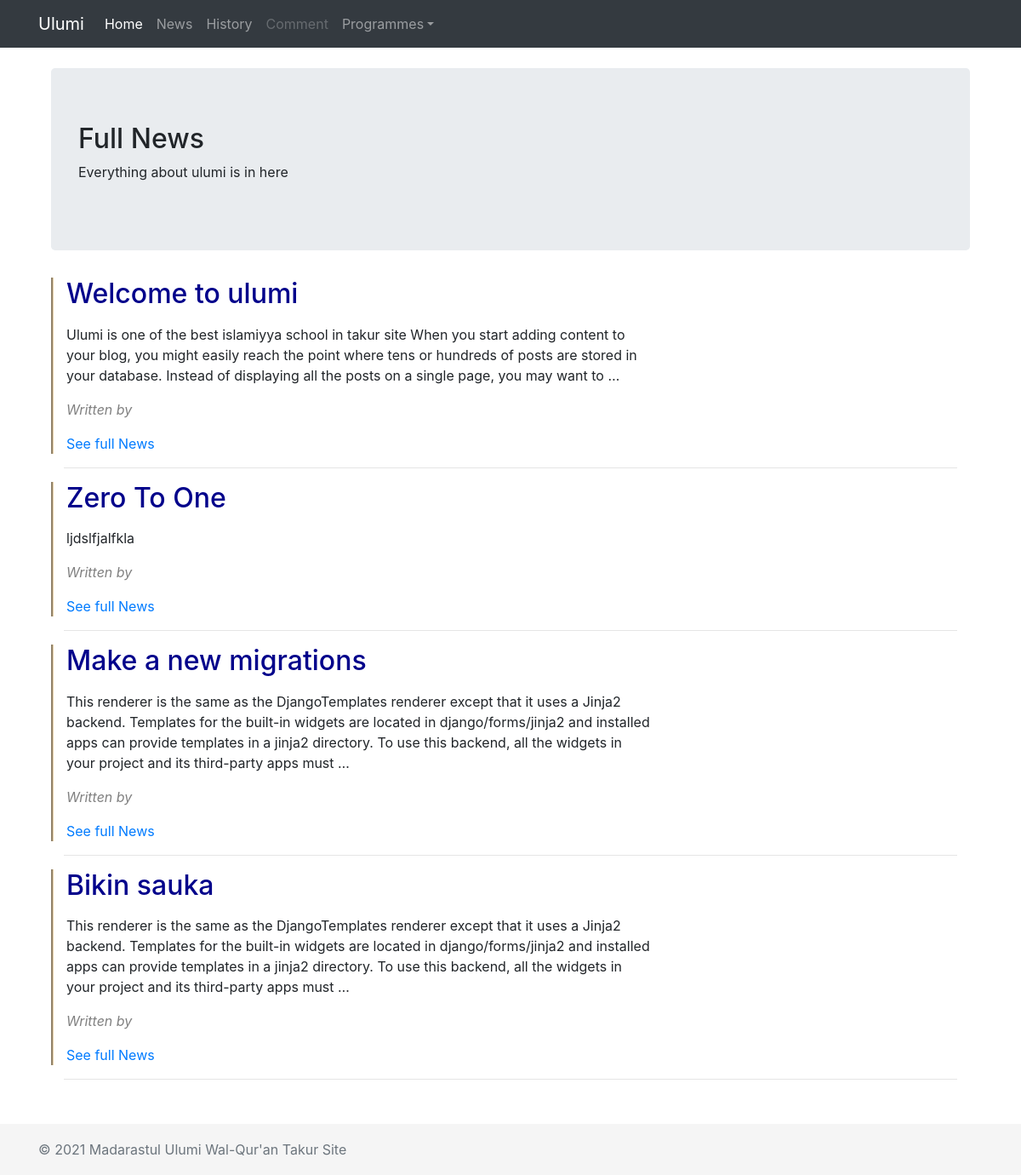
Before: /news_detail/ with the older database file.
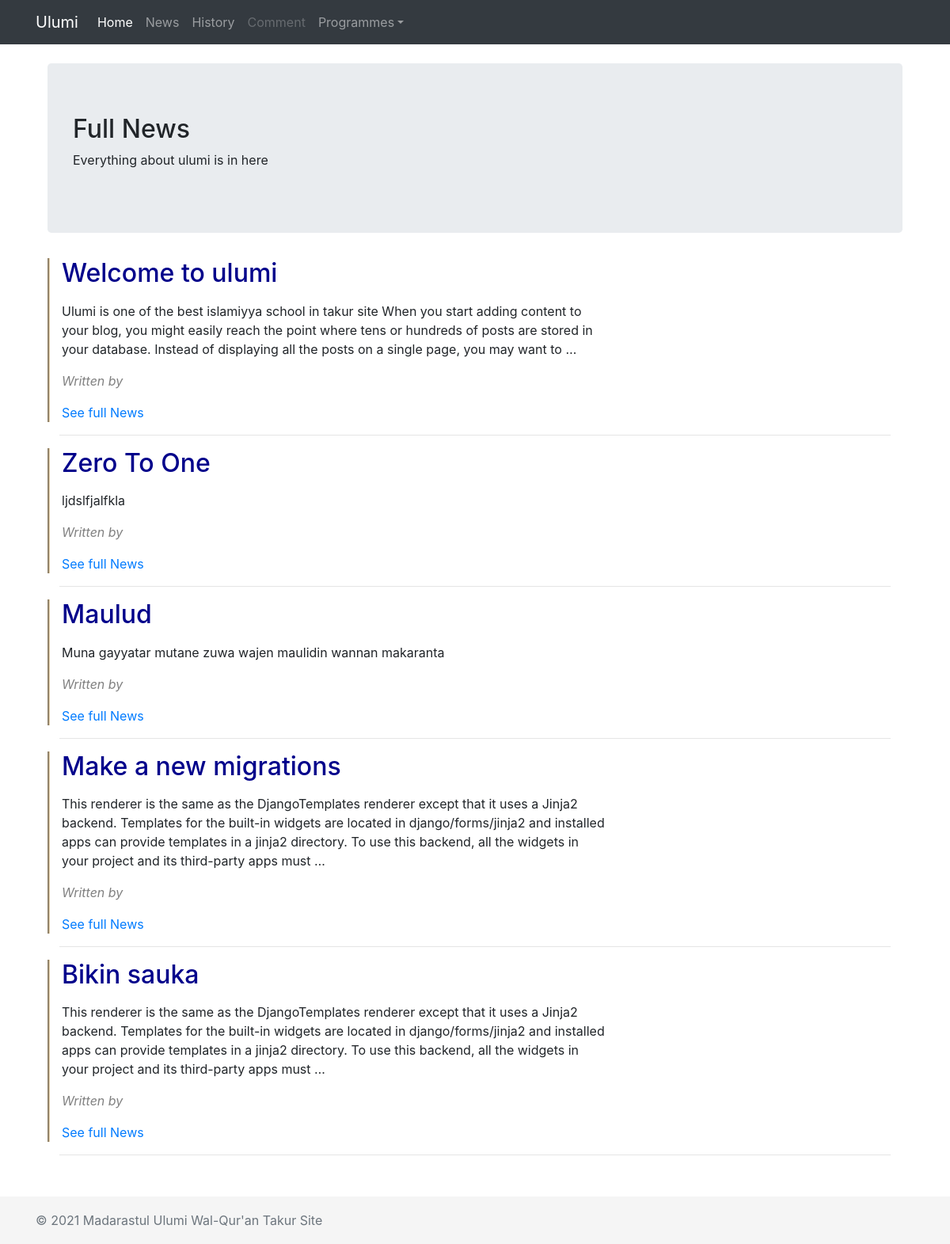
After: the same page with the newer database file.
### web/models.py (models this page shows, shortened)
class News(models.Model):
    title = models.CharField(max_length=100)
    slug = models.SlugField(max_length=250, unique_for_date='written')
    body = models.TextField()
    author = models.ForeignKey(User, on_delete=models.CASCADE)
    written = models.DateTimeField(default=timezone.now)
    created = models.DateTimeField(auto_now_add=True)
    updated = models.DateTimeField(auto_now=True)
    class Meta:
        ordering = ['-title']
    def get_absolute_url(self):
        return reverse('full_detail',
                        args=[
                            self.written.year,
                            self.written.month,
                            self.written.day,
                            self.slug
                        ])

### web/views.py (the view)
# urls.py: path('news_detail/', views.news_detail, name='news_details'),
def news_detail(request):
    news = News.objects.all()
    return render(request, 'ulumi/news.html', {'news':news})

### web/templatetags/current_date_tags.py (called while the page is built)
@register.simple_tag
def current_time(format_string):
    return datetime.datetime.now().strftime(format_string)

### web/templates/ulumi/news.html (shortened to what this page needs)
{% extends 'base.html' %}
{% block content %}
    <div class="container">
        <div class="jumbotron">
            <h2>Full News </h2>
            <p>Everything about ulumi is in here</p>
        </div>
      <div class="container">
    {% for news in news %}
        <div class="row">
            <div class="col-md-8" style="border-left-style:groove; border-left-color: rgb(230, 208, 169);">
                <h2 class="heading-color">{{ news.title | capfirst}}</h2>
                <p class="lead">{{ news.body | truncatewords:50 | linebreaks | capfirst}}</p>
                <p style="color: gray;"><i>Written by {{ user.first_name }} {{ user.last_name }}</i></p>
                <a href="{{ news.get_absolute_url }}">See full News</a>
            </div>
        </div>
        <hr>
   {% endfor %}
   <p style="padding-bottom: 2em;"></p>
      </div>
    </div>
{% endblock content %}

Changed rows visible on the page:
added News: title "Maulud", body "Muna gayyatar mutane zuwa wajen maulidin wannan makaranta"
